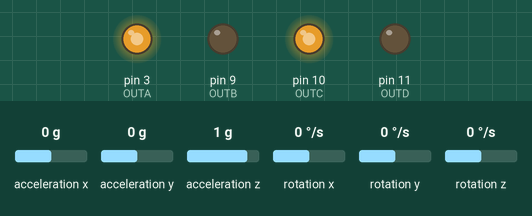
Bench run of a sketch on a simulated Arduino Uno, built with avr-gcc and run on an emulated ATmega328P. Parts: output pins drawn as LEDs (lit = HIGH). Wiring (inferred from the names in the program): MPU-6050 motion sensor at I2C address 0x68. Inputs (shaded band) come from the test bench; at power-on: rotation y 0 °/s, acceleration x 0 g, acceleration y 0 g, acceleration z 1 g, rotation x 0 °/s, rotation z 0 °/s. What the sketch prints to the serial monitor is not drawn.

Above: at 1.3 s.
1.4 s: rotation y set to -192 °/s
At 2.5 s:
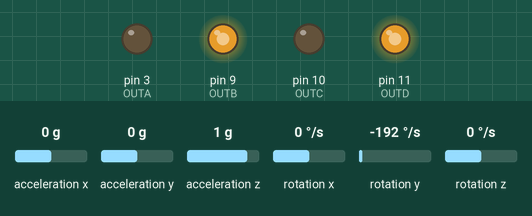
4.4 s: acceleration x set to -1.4 g
At 4.7 s:
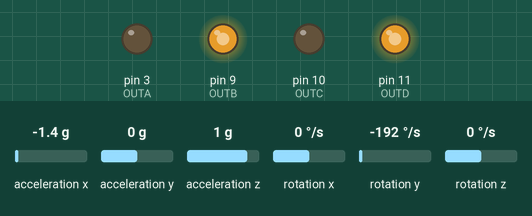
5.9 s: rotation y set to 192 °/s
At 6.56 s:
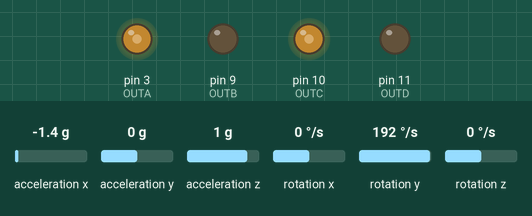
Timing chart, 0 to 8.9 s (numbered marks = the images above; inputs shaded):
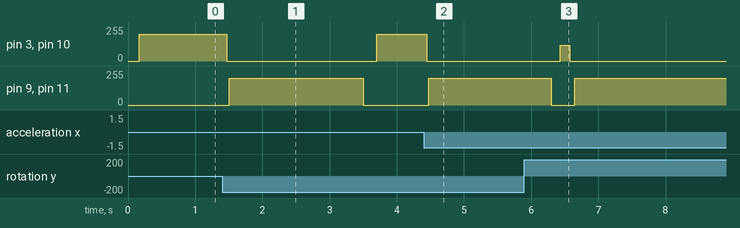

The sketch:

RoboEquilibristaKpacitor.ino
```cpp
/***********************************************************************
 *
 *  ROBO EQUILIBRISTA ESCOLA KPACITOR
 *
 *  MINICURSO: CONSTRUINDO UM ROBÔ EQUILIBRISTA
 *
 *  WWW.KPACITOR.COM
 *
 *  OUTUBRO DE 2017
 *
 *  elderlucas@kpacitor.com
 *
 *
 ************************************************************************/

#include <Wire.h>
#include <Kalman.h>

uint8_t i2c_data[14];
double accX, accY, accZ;
double gyroX, gyroY, gyroZ;

uint32_t timer;

Kalman KalmanX;
Kalman KalmanY;
Kalman KalmanZ;

double KalAngleX;
double KalAngleY;
double KalAngleZ;

double gyroXangle;
double gyroYangle;


/************************************************************************
 * Setup Inicial com as Configurações para i2C.
 ************************************************************************/

void setup() {

  /* Inicializando a Serial para exibir mensagens de Debug */
  Serial.begin(115200);

  /* Inicializando o Barramento i2c para comunicação com a MPU6050 */
  Wire.begin();

#if ARDUINO >= 157
  Wire.setClock(400000UL); // Freq = 400kHz.
#else
  TWBR = ((F_CPU/400000UL) - 16) / 2; // Freq = 400kHz
#endif

  i2c_data[0] = 7;      /* 0x19 - Taxa de amostragem  8kHz/(7 + 1) = 1000Hz */
  i2c_data[1] = 0x00;   /* 0x1A - Desabilitar FSYNC, Configurar o Filtro de ACC 260Hz, Configurar Filtro de Gyro 256Hz, Amostragem de 8Khz */
  i2c_data[2] = 0x00;   /* 0x1B - Configurar o fundo de escala do Gyro ±250deg/s - Faixa */
  i2c_data[3] = 0x00;   /* 0x1C - Configurar o fundo de escala do Acelerômetro para ±2g - Faixa */

  /* Configirações do i2c*/
  while(i2cWrite(0x19, i2c_data, 4, false));

  /* PLL tenha como referência o gyro de eixo X, Desabilitando Sleep Mode */
  while(i2cWrite(0x6B, 0x01, true));

  /* */
  while(i2cRead(0x75, i2c_data, 1));

  if(i2c_data[0] != 0x68){
    Serial.print("Erro. Placa desconhecida\n");
    while(1){
      Serial.print("Erro. Conecte a MPU6050 no barramento i2c\n");
    }
  }

  /* Tempo de estabilização do Sensor MPU6050 */
  delay(100);

  /* 1 - Leitura dos dados de Acc XYZ */
  while(i2cRead(0x3B, i2c_data, 14));

  /* 2 - Organizar os dados de Acc XYZ */
  accX = (int16_t)((i2c_data[0] << 8) | i2c_data[1]); // ([ MSB ] [ LSB ])
  accY = (int16_t)((i2c_data[2] << 8) | i2c_data[3]); // ([ MSB ] [ LSB ])
  accZ = (int16_t)((i2c_data[4] << 8) | i2c_data[5]); // ([ MSB ] [ LSB ])

  /* 3 - Calculo de Pitch e Roll */
  double pitch = atan(accX/sqrt(accY * accY + accZ * accZ)) * RAD_TO_DEG;
  double roll = atan(accY/sqrt(accX * accX + accZ * accZ)) * RAD_TO_DEG;

  /* 4 - Inicialização do Filtro de Kalman XY */
  KalmanX.setAngle(roll);
  KalmanY.setAngle(pitch);

  gyroXangle = roll;
  gyroYangle = pitch;

  timer = micros();

  //Serial.print("Fim Setup\n");

  init_motores();
}

void loop() {

  /* Leitura dos Dados de Aceleração e Gyro do sensor MPU6050 */
  while(i2cRead(0x3B, i2c_data, 14));

  /*Aceleração*/
  accX = (int16_t)((i2c_data[0] << 8) | i2c_data[1]); // ([ MSB ] [ LSB ])
  accY = (int16_t)((i2c_data[2] << 8) | i2c_data[3]); // ([ MSB ] [ LSB ])
  accZ = (int16_t)((i2c_data[4] << 8) | i2c_data[5]); // ([ MSB ] [ LSB ])

  /*Giroscópio*/
  gyroX = (int16_t)((i2c_data[8] << 8) | i2c_data[9]); // ([ MSB ] [ LSB ])
  gyroY = (int16_t)((i2c_data[10] << 8) | i2c_data[11]); // ([ MSB ] [ LSB ])
  gyroZ = (int16_t)((i2c_data[12] << 8) | i2c_data[13]); // ([ MSB ] [ LSB ])

  /*
  Serial.print("AccXYZ"); Serial.print("\t");
  Serial.print(accX); Serial.print("\t");
  Serial.print(accY); Serial.print("\t");
  Serial.print(accZ); Serial.print("\n");
  Serial.print("GiroXYZ"); Serial.print("\t");
  Serial.print(gyroX); Serial.print("\t");
  Serial.print(gyroY); Serial.print("\t");
  Serial.print(gyroZ); Serial.print("\n");
  */

  /******************* Filtro de Kalman *************************/

  /* Calculo do Delta Time */
  double dt = (double)(micros() - timer)/1000000;
  timer = micros();

  double pitch = atan(accX/sqrt(accY * accY + accZ * accZ)) * RAD_TO_DEG;
  double roll = atan(accY/sqrt(accX * accX + accZ * accZ)) * RAD_TO_DEG;

  /* Convertendo de Rad/Segundo para Graus/Segundo Calculo da Taxa angular baseado no Giroscópio */
  gyroXangle = gyroX / 131.0; //deg/s
  gyroYangle = gyroY / 131.0; //deg/s

  /* Estimativa de Ângulo nos Eixos X e Y usando Filtro de Kalman */
  KalAngleX = KalmanX.getAngle(roll, gyroXangle, dt);
  KalAngleY = KalmanY.getAngle(pitch, gyroYangle, dt);

  /* Mensagens de Debug para verificação dos resultados obtidos com Filtro de Kalman e Calculos dos Angulos com os Acelerômetros */
  Serial.print(KalAngleY); Serial.print("\n"); //Angulo estimado com o filtro de Kalman
  Serial.print(pitch); Serial.print("\t"); //Angulo Calculado com os dados de aceleração da MPU6050

  double res = Compute(KalAngleY);
  PMWControleMotores(res);

}
```

Motores.ino
```cpp
const int OUTA = 3;
const int OUTB = 9;
const int OUTC = 10;
const int OUTD = 11;

void init_motores(){
  pinMode(OUTA, OUTPUT);
  pinMode(OUTB, OUTPUT);
  pinMode(OUTC, OUTPUT);
  pinMode(OUTD, OUTPUT);

}

void PMWControleMotores(double comando){

  if(comando > 0){
    analogWrite(OUTA, 0); /* Controlando o Motor da Direita Para T.*/
    analogWrite(OUTB, abs(comando)); /* Controlando o Motor da Direita Para F.*/
    analogWrite(OUTC, 0); /* Controlando o Motor da Esquerda Para T.*/
    analogWrite(OUTD, abs(comando)); /* Controlando o Motor da Esquerda Para F.*/
  }else{
    analogWrite(OUTA, abs(comando)); /* Controlando o Motor da Direita Para T.*/
    analogWrite(OUTB, 0); /* Controlando o Motor da Direita Para F.*/
    analogWrite(OUTC, abs(comando)); /* Controlando o Motor da Esquerda Para T.*/
    analogWrite(OUTD, 0); /* Controlando o Motor da Esquerda Para F.*/

  }
}
```

PID.ino
```cpp
double kp = 22.0;
double kd = 0.9;
double ki = 0.9;

int OUTMAX = 200;
int OUTMIN = -200;

double SetPoint = -4.5;

float lastInput = 0.0;

double ITerm = 0.0;

double Compute(double input){

  /*Calculo do Erro*/
  double erro = SetPoint - input;

  ITerm+= (ki * erro);

  if(ITerm > OUTMAX){
    ITerm = OUTMAX;
  }else if(ITerm <= OUTMIN){
    ITerm = OUTMIN;
  }


  /* Diferença da entrada atual - anterior*/
  double dInput = input - lastInput;

  /* Calculo do PID */
  double output = kp * erro + ITerm + kd * dInput;


  if(output > OUTMAX){
    output = OUTMAX;
  }else if(output <= OUTMIN){
    output = OUTMIN;
  }

  lastInput = input;

  return output;

}
```

i2cMPU6050.ino
```cpp
// (licence header left out)
const uint8_t IMUAddress = 0x68; // AD0 is logic low on the PCB
const uint16_t I2C_TIMEOUT = 1000; // Used to check for errors in I2C communication

uint8_t i2cWrite(uint8_t registerAddress, uint8_t data, bool sendStop) {
  return i2cWrite(registerAddress, &data, 1, sendStop); // Returns 0 on success
}

uint8_t i2cWrite(uint8_t registerAddress, uint8_t *data, uint8_t length, bool sendStop) {
  Wire.beginTransmission(IMUAddress);
  Wire.write(registerAddress);
  Wire.write(data, length);
  uint8_t rcode = Wire.endTransmission(sendStop); // Returns 0 on success
  if (rcode) {
    Serial.print(F("i2cWrite failed: "));
    Serial.println(rcode);
  }
  return rcode; // See: http://arduino.cc/en/Reference/WireEndTransmission
}

uint8_t i2cRead(uint8_t registerAddress, uint8_t *data, uint8_t nbytes) {
  uint32_t timeOutTimer;
  Wire.beginTransmission(IMUAddress);
  Wire.write(registerAddress);
  uint8_t rcode = Wire.endTransmission(false); // Don't release the bus
  if (rcode) {
    Serial.print(F("i2cRead failed: "));
    Serial.println(rcode);
    return rcode; // See: http://arduino.cc/en/Reference/WireEndTransmission
  }
  Wire.requestFrom(IMUAddress, nbytes, (uint8_t)true); // Send a repeated start and then release the bus after reading
  for (uint8_t i = 0; i < nbytes; i++) {
    if (Wire.available())
      data[i] = Wire.read();
    else {
      timeOutTimer = micros();
      while (((micros() - timeOutTimer) < I2C_TIMEOUT) && !Wire.available());
      if (Wire.available())
        data[i] = Wire.read();
      else {
        Serial.println(F("i2cRead timeout"));
        return 5; // This error value is not already taken by endTransmission
      }
    }
  }
  return 0; // Success
}
```

Measured:
- after the input at 1.4 s, pin 3 (OUTA), pin 10 (OUTC): 200/255 → 0/255 after 0.07 s, → 200/255 2.2 s later; pin 9 (OUTB), pin 11 (OUTD): 0/255 → 200/255 after 0.11 s, → 0/255 2.0 s later
- after the input at 4.4 s, pin 3 (OUTA), pin 10 (OUTC): 200/255 → 0/255 after 0.05 s; pin 9 (OUTB), pin 11 (OUTD): 0/255 → 200/255 after 0.07 s
- after the input at 5.9 s, pin 3 (OUTA), pin 10 (OUTC): 0/255 → 120/255 after 0.53 s, → 0/255 0.14 s later; pin 9 (OUTB), pin 11 (OUTD): 200/255 → 0/255 after 0.40 s, → 200/255 0.35 s later
